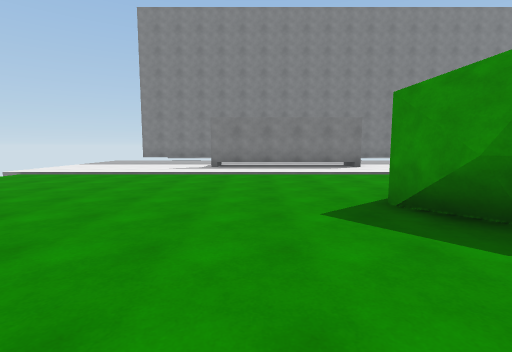
view 1 (above)

20 first-person views from a walk through a scene from a Unity 3-D project. The camera is 1.5 m above the floor, tilts 6° down and sees 85° across. The floor is counted in squares, 2 m on a side. Each view is taken from the middle of a square. On the plan, view 1 faces up. The plan holds only what a view shows up to about 10 squares ahead; the rest is blank. The place goes on beyond the plan. The player is left out. Some animated figures are left out.

view 2
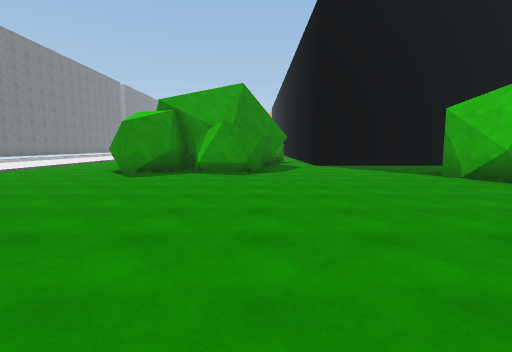

view 3
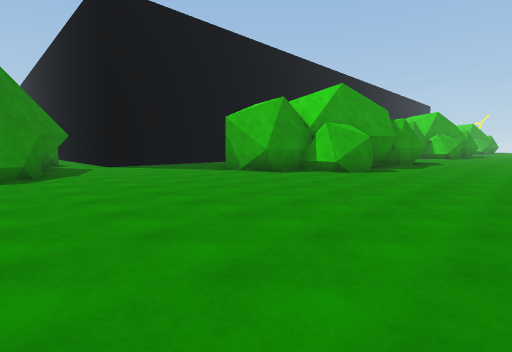

view 4
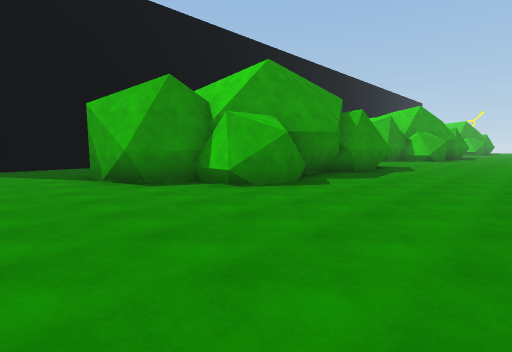

view 5
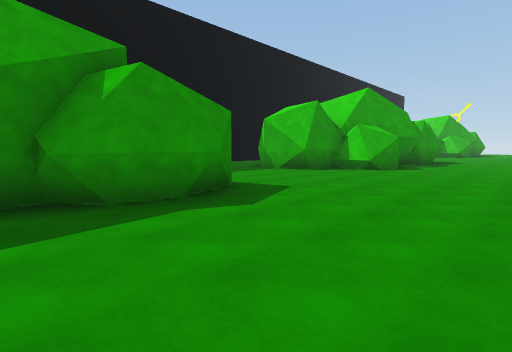

view 6
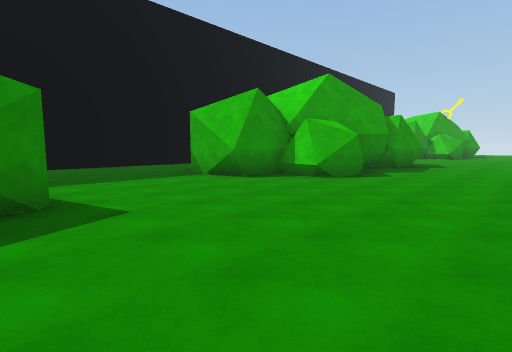

view 7
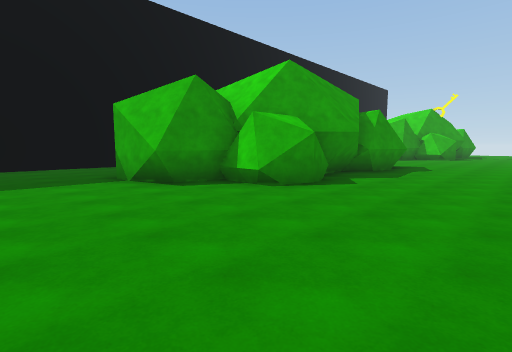

view 8
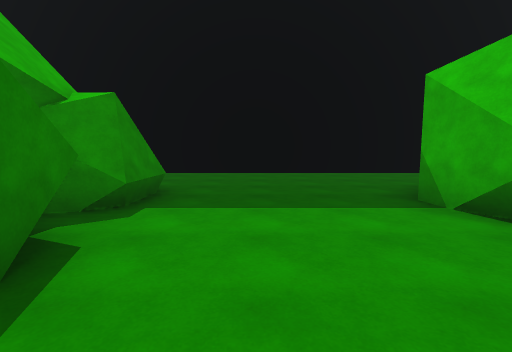

view 9
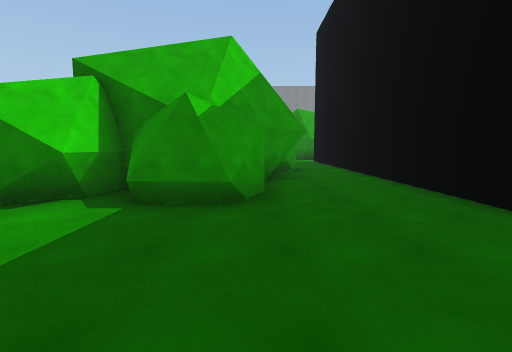

view 10
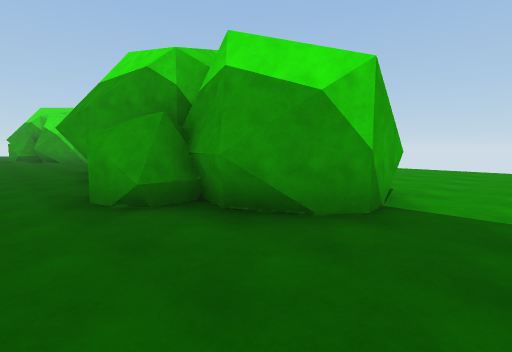

view 11
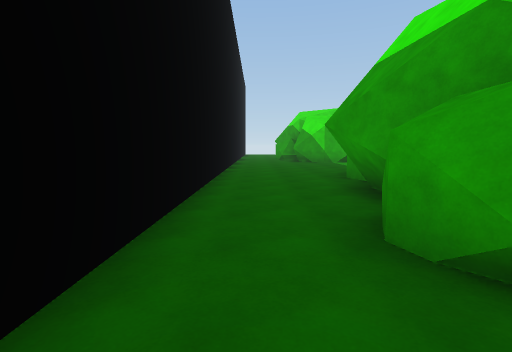

view 12
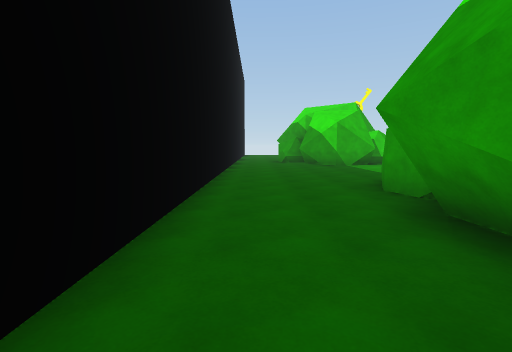

view 13
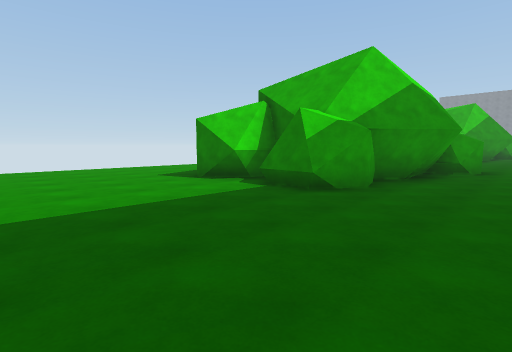

view 14
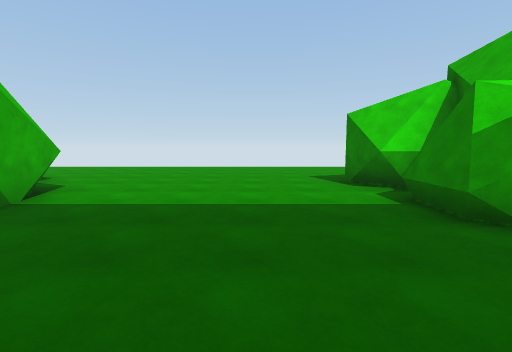

view 15
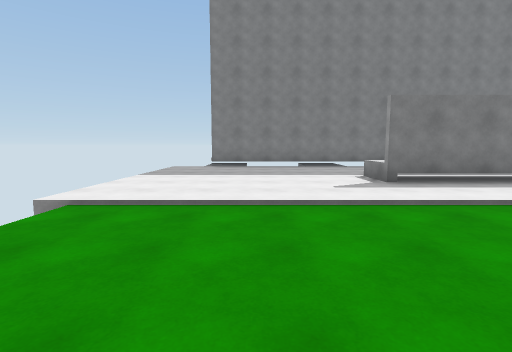

view 16
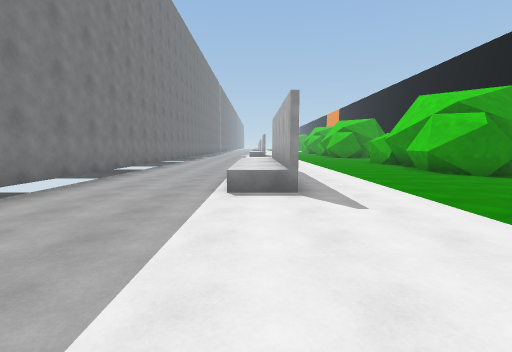

view 17
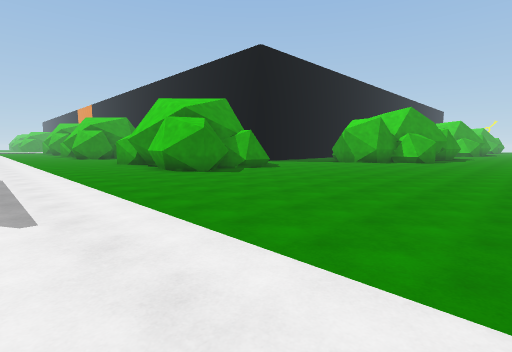

view 18
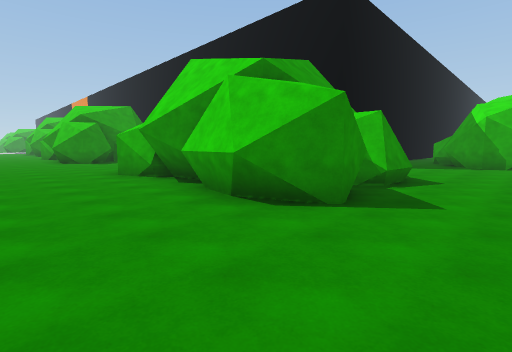

view 19
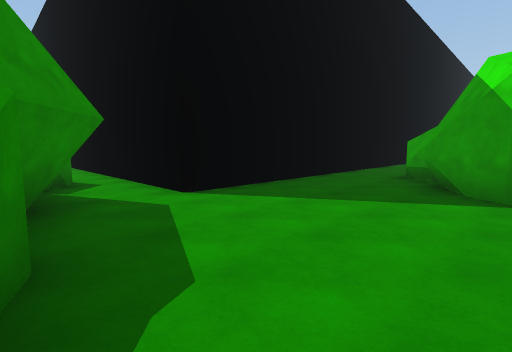

view 20
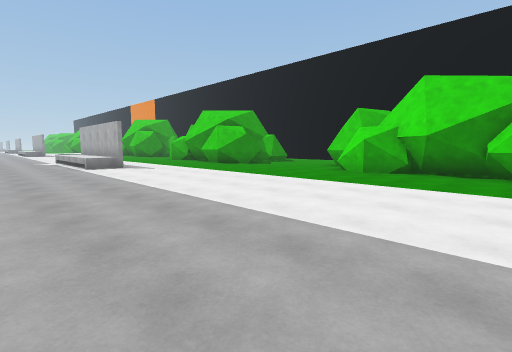

### Floor plan
Key: @ floor where view 1 was taken; # wall or solid block; . main floor; : floor 0.25 m higher than the main floor; ^ raised ledge; v drop or lower ground.
Columns run from 6 left of view 1 to 16 right of it. Each row starts with its distance up from view 1.
 14 v##########
 13 :::::::::::::::::::::
 12 :::::::::::::::::::::::
 11 :::::::::::::::::::::::
 10 :::::^^^^^:::::::::::^
  9 :::::::::::::::::::::
  8 ::::::::::::::::::::
  7 ..................
  6 ...................
  5 ...................
  4 ........########..
  3 ........##   #
  2 .........#
  1 ........##
  0 ......@..###
 -1 .............##
 -2 ..................
 -3 ........... #######
 -4 ...........#
 -5 ......##...#
 -6 ......###..#
 -7 ....### ##.#
 -8 ....#    #.#
 -9 ....#    ..#
-10 ....#   #..#
-11 ....#   #..#
-12 ....#####..#
-13 ....##.##..#
-14 ...........#
-15 ...........#
-16 ...........#
-17 ...........#
-18 .....###...#
-19 ....## ##..#
-20 ....#   #..#
-21 ....#   #..
-22 ....#   #..
-23 ....#  ##..
-24 ....#  #...#
-25 ....####...#
-26 ....####...#
-27 ...........#
-28 ...........#
-29 ...........#
-30 ...........#

Where each view was taken, in squares from view 1:
view 1: 0 up, 0 right, facing up
view 2: 0 up, 6 left, facing right
view 3: 1 up, 6 left, facing down-right
view 4: 3 down, 6 left, facing down-right
view 5: 10 down, 6 left, facing down-right
view 6: 13 down, 6 left, facing down-right
view 7: 15 down, 6 left, facing down-right
view 8: 15 down, 3 left, facing right
view 9: 17 down, 2 right, facing up
view 10: 16 down, 4 right, facing down-left
view 11: 18 down, 4 right, facing down
view 12: 20 down, 4 right, facing down
view 13: 30 down, 4 right, facing up-left
view 14: 28 down, 4 right, facing left
view 15: 4 up, 4 left, facing up
view 16: 10 up, 6 left, facing right
view 17: 9 up, 6 left, facing down-right
view 18: 7 up, 0 right, facing down-right
view 19: 0 up, 1 right, facing down-right
view 20: 13 up, 4 right, facing down-right
